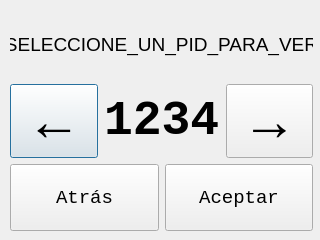
<?xml version="1.0" encoding="UTF-8"?>
<ui version="4.0">
 <class>Dialog</class>
 <widget class="QDialog" name="Dialog">
  <property name="geometry">
   <rect>
    <x>0</x>
    <y>0</y>
    <width>320</width>
    <height>240</height>
   </rect>
  </property>
  <property name="sizePolicy">
   <sizepolicy hsizetype="MinimumExpanding" vsizetype="MinimumExpanding">
    <horstretch>0</horstretch>
    <verstretch>0</verstretch>
   </sizepolicy>
  </property>
  <property name="minimumSize">
   <size>
    <width>320</width>
    <height>240</height>
   </size>
  </property>
  <property name="windowTitle">
   <string>Dialog</string>
  </property>
  <widget class="QWidget" name="gridLayoutWidget">
   <property name="geometry">
    <rect>
     <x>10</x>
     <y>10</y>
     <width>303</width>
     <height>221</height>
    </rect>
   </property>
   <layout class="QGridLayout" name="gridLayout">
    <property name="sizeConstraint">
     <enum>QLayout::SetMinimumSize</enum>
    </property>
    <item row="1" column="0">
     <layout class="QHBoxLayout" name="horizontalLayout">
      <item>
       <widget class="QPushButton" name="pushButtonPreviousPID">
        <property name="sizePolicy">
         <sizepolicy hsizetype="MinimumExpanding" vsizetype="MinimumExpanding">
          <horstretch>0</horstretch>
          <verstretch>0</verstretch>
         </sizepolicy>
        </property>
        <property name="minimumSize">
         <size>
          <width>75</width>
          <height>74</height>
         </size>
        </property>
        <property name="font">
         <font>
          <pointsize>41</pointsize>
          <weight>75</weight>
          <bold>true</bold>
         </font>
        </property>
        <property name="text">
         <string>←</string>
        </property>
       </widget>
      </item>
      <item>
       <widget class="QLabel" name="labelPIDnum">
        <property name="font">
         <font>
          <family>Consolas</family>
          <pointsize>36</pointsize>
          <weight>75</weight>
          <bold>true</bold>
         </font>
        </property>
        <property name="text">
         <string>1234</string>
        </property>
       </widget>
      </item>
      <item>
       <widget class="QPushButton" name="pushButtonNextPID">
        <property name="sizePolicy">
         <sizepolicy hsizetype="MinimumExpanding" vsizetype="MinimumExpanding">
          <horstretch>0</horstretch>
          <verstretch>0</verstretch>
         </sizepolicy>
        </property>
        <property name="minimumSize">
         <size>
          <width>75</width>
          <height>74</height>
         </size>
        </property>
        <property name="font">
         <font>
          <pointsize>41</pointsize>
          <weight>75</weight>
          <italic>false</italic>
          <bold>true</bold>
          <underline>false</underline>
         </font>
        </property>
        <property name="text">
         <string>→</string>
        </property>
       </widget>
      </item>
     </layout>
    </item>
    <item row="0" column="0">
     <layout class="QHBoxLayout" name="horizontalLayout_3">
      <item>
       <widget class="QLabel" name="labelPIDname">
        <property name="sizePolicy">
         <sizepolicy hsizetype="MinimumExpanding" vsizetype="MinimumExpanding">
          <horstretch>0</horstretch>
          <verstretch>0</verstretch>
         </sizepolicy>
        </property>
        <property name="minimumSize">
         <size>
          <width>291</width>
          <height>66</height>
         </size>
        </property>
        <property name="font">
         <font>
          <pointsize>14</pointsize>
          <weight>50</weight>
          <italic>false</italic>
          <bold>false</bold>
         </font>
        </property>
        <property name="text">
         <string>SELECCIONE_UN_PID_PARA_VER</string>
        </property>
        <property name="alignment">
         <set>Qt::AlignCenter</set>
        </property>
        <property name="wordWrap">
         <bool>true</bool>
        </property>
       </widget>
      </item>
     </layout>
    </item>
    <item row="2" column="0">
     <layout class="QHBoxLayout" name="horizontalLayout_2">
      <item>
       <widget class="QPushButton" name="pushButtonBack">
        <property name="sizePolicy">
         <sizepolicy hsizetype="MinimumExpanding" vsizetype="MinimumExpanding">
          <horstretch>0</horstretch>
          <verstretch>0</verstretch>
         </sizepolicy>
        </property>
        <property name="minimumSize">
         <size>
          <width>146</width>
          <height>59</height>
         </size>
        </property>
        <property name="font">
         <font>
          <family>Consolas</family>
          <pointsize>14</pointsize>
         </font>
        </property>
        <property name="text">
         <string>Atrás</string>
        </property>
       </widget>
      </item>
      <item>
       <widget class="QPushButton" name="pushButtonOK">
        <property name="sizePolicy">
         <sizepolicy hsizetype="MinimumExpanding" vsizetype="MinimumExpanding">
          <horstretch>0</horstretch>
          <verstretch>0</verstretch>
         </sizepolicy>
        </property>
        <property name="minimumSize">
         <size>
          <width>145</width>
          <height>59</height>
         </size>
        </property>
        <property name="font">
         <font>
          <family>Consolas</family>
          <pointsize>14</pointsize>
         </font>
        </property>
        <property name="text">
         <string>Aceptar</string>
        </property>
       </widget>
      </item>
     </layout>
    </item>
   </layout>
  </widget>
 </widget>
 <resources/>
 <connections/>
</ui>
